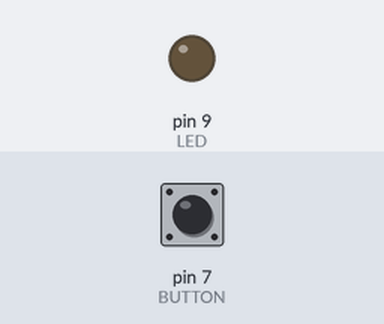
Recording of a sketch running on a simulated Arduino Uno, built with avr-gcc and run on an emulated ATmega328P. Parts: output pins drawn as LEDs (lit = HIGH). Inputs (shaded band) come from the test bench; at power-on: pin 7 (BUTTON) LOW.

Above: at 1.2 s.
1.3 s: pin 7 (BUTTON) pulled HIGH for 1 s
At 1.7 s:
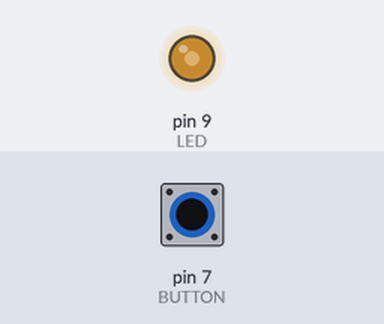
At 3.3 s:
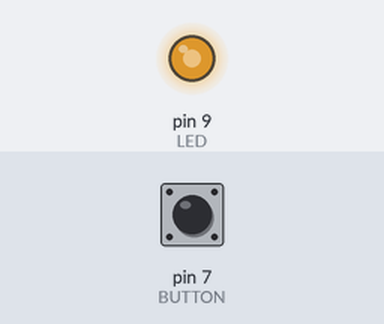
3.8 s: pin 7 (BUTTON) pulled HIGH for 0.15 s
At 4.8 s:
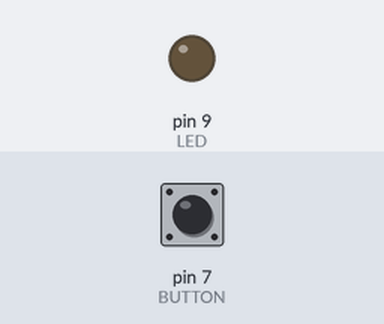
5.4 s: pin 7 (BUTTON) pulled HIGH for 3.2 s
Timing chart, 0 to 10.1 s (numbered marks = the images above; inputs shaded):
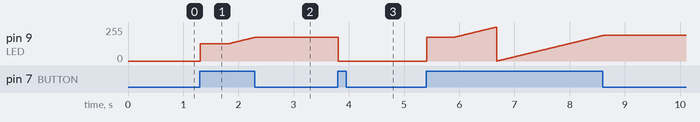

Measured:
- after the input at 1.3 s, pin 9 (LED): moves from 0/255 to 178/255 over 0.99 s, starting at once
- after the input at 3.8 s, pin 9 (LED): 178/255 → 0/255 at once

The sketch:

sketch_05.ino
```cpp
// Example 05: Turn on LED when the button is pressed
//             and keep it on after it is released
//             including simple de-bouncing.
//             If the button is held, brightness changes.
//             20181025

const int LED = 9;
const int BUTTON =7;

int val = 0;
int old_val = 0;
int state = 0;
int brightness = 128;
unsigned long startTime = 0;

void setup() {
  // put your setup code here, to run once:
  pinMode(LED, OUTPUT);
  pinMode(BUTTON, INPUT);
}

void loop() {
  // put your main code here, to run repeatedly:
  val = digitalRead(BUTTON);
  if ((val == HIGH) && (old_val == LOW)) {
    state = 1 - state;
    startTime = millis();
    delay(10);
  }

  if ((val == HIGH) && (old_val == HIGH)) {
    if (state == 1 && (millis() - startTime) > 500) {
      brightness++;
      delay(10);
        if (brightness > 255) {
          brightness = 0;
        }
    }
  }

  old_val = val;

  if (state == 1) {
    analogWrite(LED, brightness);
  } else {
    analogWrite(LED, 0);
  }
}
```
